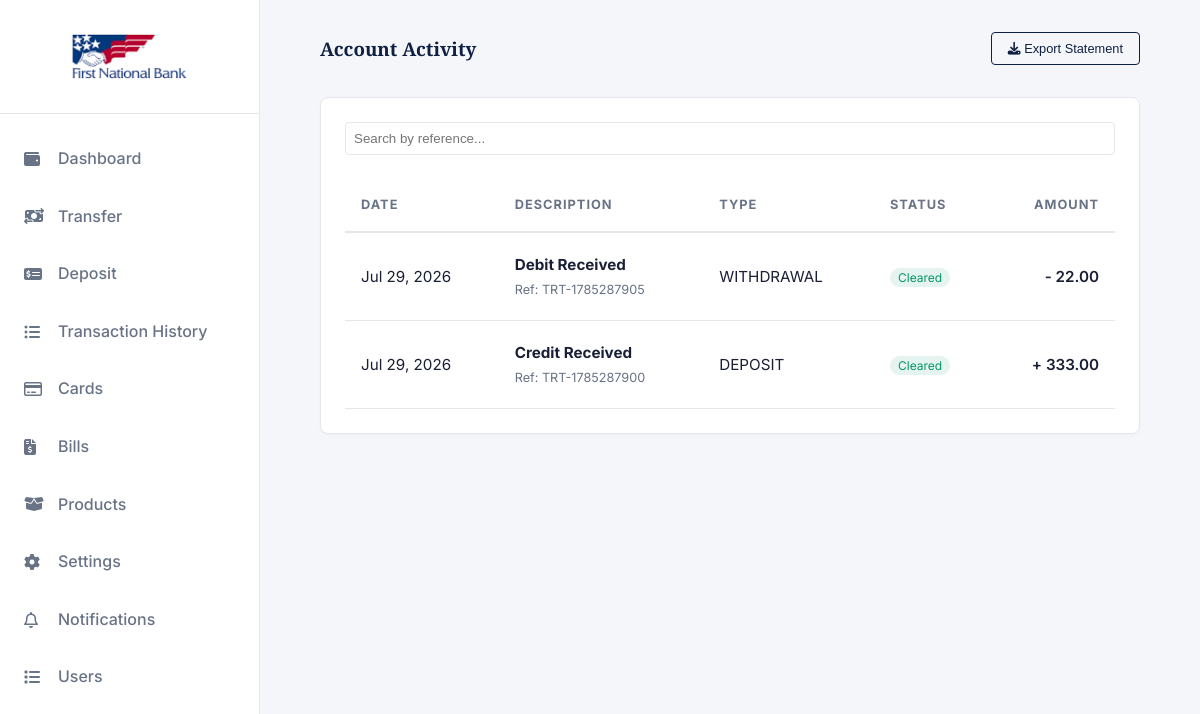
The page /history/ (signed in) on the database its author committed.
### app/models.py (models this page shows, shortened)
class Transaction(models.Model):
    class TransactionType(models.TextChoices):
        DEPOSIT    = "DEPOSIT",    "Deposit"
        WITHDRAWAL = "WITHDRAWAL", "Withdrawal"
        TRANSFER   = "TRANSFER",   "Transfer"
        REVERSAL   = "REVERSAL",   "Reversal"
    class Status(models.TextChoices):
        PENDING   = "PENDING",   "Pending"
        COMPLETED = "COMPLETED", "Completed"
        FAILED    = "FAILED",    "Failed"
        REVERSED  = "REVERSED",  "Reversed"
    id              = models.UUIDField(primary_key=True, default=uuid.uuid4, editable=False)
    account         = models.ForeignKey(Account, on_delete=models.PROTECT, related_name="transactions")
    transaction_type = models.CharField(max_length=20, choices=TransactionType.choices)
    amount          = models.DecimalField(max_digits=18, decimal_places=2)
    balance_before  = models.DecimalField(max_digits=18, decimal_places=2)
    balance_after   = models.DecimalField(max_digits=18, decimal_places=2)
    description     = models.TextField(blank=True)
    reference       = models.CharField(max_length=100, unique=True, db_index=True)  # idempotency key
    status          = models.CharField(max_length=20, choices=Status.choices, default=Status.PENDING)
    counterpart_account = models.ForeignKey(
        Account,
        null=True, blank=True,
        on_delete=models.SET_NULL,
        related_name="incoming_transfers",
    )
    created_at = models.DateTimeField(auto_now_add=True, db_index=True)
    updated_at = models.DateTimeField(auto_now=True)
    class Meta:
        db_table = "transactions"
        ordering = ["-created_at"]

### app/views.py (the view)
# urls.py: path('history/', history, name='history'),
@login_required(login_url='accounts:login')
def history(request):
    transfers = Transaction.objects.filter(account=request.user.account).order_by('-created_at')
    paginator = Paginator(transfers, 30)  # 20 per page
    page_number = request.GET.get('page', 1)
    page_obj = paginator.get_page(page_number)
    context = {
        'page_obj': page_obj,
    }
    return render(request, 'User/history.html', context)

### templates/User/history.html (shortened to what this page needs)
{% extends 'base.html' %}
{% load static %}
{% load humanize %}
{% block content %}
        <main class="main-content">
            <div class="top-bar">
                <h3>Account Activity</h3>
                <button class="btn btn-outline" style="padding: 0.5rem 1rem; font-size: 0.8rem;"><i class="fa-solid fa-download"></i> Export Statement</button>
            </div>
            <div class="card" style="padding: 1.5rem;">
                <div class="filter-bar">
                    <input type="text" placeholder="Search by reference..." style="flex: 1;">
                </div>
                <div style="overflow-x: auto;">
                    <table class="transaction-table">
                        <thead>
                            <tr>
                                <th>Date</th>
                                <th>Description</th>
                                <th>Type</th>
                                <th>Status</th>
                                <th style="text-align: right;">Amount</th>
                            </tr>
                        </thead>
                        <tbody>
                            {% for x in page_obj %}
                            <tr class="transaction-row" data-href="{% url 'app:receipt' x.id %}">
                                <td>{{ x.created_at|date:"M d, Y" }}</td>
                                <td><strong>{% if x.description %}{{x.description}}{% else %}No Description{% endif %}</strong><br><small style="color: var(--text-secondary);">
                                  Ref: {{x.reference}}</small></td>
                                <td>{{x.transaction_type}}</td>
                                {% if x.status == 'COMPLETED' %}
                                <td><span style="background: rgba(5, 150, 105, 0.1); color: var(--success); padding: 2px 8px; border-radius: 12px; font-size: 0.75rem;">Cleared</span></td>
                                {% elif x.status == 'PENDING' %}
                                <td><span style="background: rgba(217, 119, 6, 0.1); color: var(--warning); padding: 2px 8px; border-radius: 12px; font-size: 0.75rem;">Pending</span></td>
                                {% elif x.status == 'FAILED' %}
                                <td><span style="background: rgba(220, 38, 38, 0.1); color: var(--danger); padding: 2px 8px; border-radius: 12px; font-size: 0.75rem;">Failed</span></td>
                                {% elif x.status == 'REVERSAL' %}
                                <td><span style="background: rgba(217, 119, 6, 0.1); color: var(--warning); padding: 2px 8px; border-radius: 12px; font-size: 0.75rem;">Reversed</span></td>
                                {% endif %}
                                {% if x.transaction_type == 'DEPOSIT' %}
                                <td style="font-weight: 600; text-align: right;">+ {{x.amount|intcomma}}</td>
                                {% elif x.transaction_type == 'WITHDRAWAL' %}
                                <td style="font-weight: 600; text-align: right;">- {{x.amount|intcomma}}</td>
                                {% endif %}
                            </tr>
                            {% empty %}
                            <tr class="no-results">
                                <td colspan="5" style="text-align: center; padding: 2rem; color: var(--text-secondary);">
                                    No transactions found.
                                </td>
                            </tr>
                            {% endfor %}
                        </tbody>
                    </table>
                </div>
            </div>
        </main>
{% endblock %}

### static/css/styles.css (style rules this page uses)
:root { --bg-color: #f4f6f9; --surface-color: #ffffff; --text-primary: #1a1f36; --text-secondary: #697386; --brand-primary: #0f2042; --brand-accent: #cba052; --border-color: #e5e7eb; --success: #059669; --danger: #dc2626; --warning: #d97706; --font-heading: 'Playfair Display', serif; --font-body: 'Inter', sans-serif; --sidebar-width: 260px; --transition: all 0.3s ease; }
* { margin: 0; padding: 0; box-sizing: border-box; }
body { font-family: var(--font-body); background-color: var(--bg-color); color: var(--text-primary); line-height: 1.6; transition: background-color var(--transition), color var(--transition); }
h1, h2, h3, h4, .brand-logo { font-family: var(--font-heading); color: var(--brand-primary); }
.btn { display: inline-block; padding: 0.75rem 1.5rem; border-radius: 4px; font-weight: 500; cursor: pointer; text-align: center; border: none; transition: var(--transition); }
.btn-outline { border: 1px solid var(--brand-primary); color: var(--brand-primary); background: transparent; }
.card { background-color: var(--surface-color); border: 1px solid var(--border-color); border-radius: 8px; padding: 1.5rem; box-shadow: 0 2px 4px rgba(0,0,0,0.02); }
.main-content { flex: 1; padding: 2rem 5%; overflow-y: auto; }
.top-bar { display: flex; justify-content: space-between; align-items: center; margin-bottom: 2rem; }

### templates/User/history.html (style rules this page uses)
.filter-bar { display: flex; gap: 1rem; margin-bottom: 1.5rem; }
.filter-bar input, .filter-bar select { padding: 0.5rem; border: 1px solid var(--border-color); border-radius: 4px; background: var(--surface-color); color: var(--text-primary); }
.transaction-table { width: 100%; border-collapse: collapse; }
.transaction-table th { text-align: left; padding: 1rem; border-bottom: 2px solid var(--border-color); color: var(--text-secondary); font-size: 0.8rem; text-transform: uppercase; letter-spacing: 1px; }
.transaction-table td { padding: 1.2rem 1rem; border-bottom: 1px solid var(--border-color); font-size: 0.95rem; }

### rows shown on the page
Transaction: created_at "Jul 29, 2026", description "Debit Received", reference "TRT-1785287905", transaction_type "WITHDRAWAL", status "Cleared", amount "22.00"
Transaction: created_at "Jul 29, 2026", description "Credit Received", reference "TRT-1785287900", transaction_type "DEPOSIT", status "Cleared", amount "333.00"
